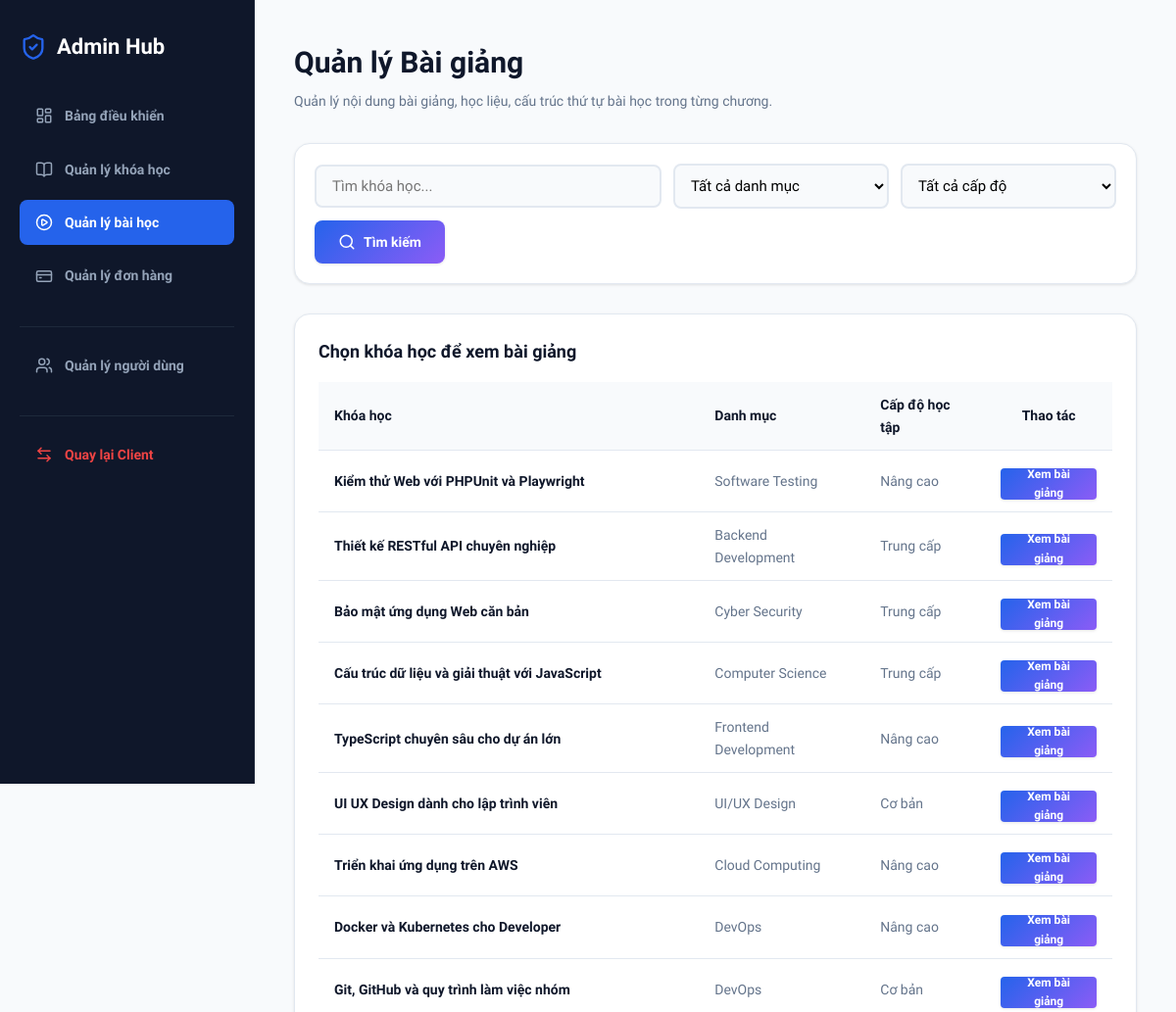
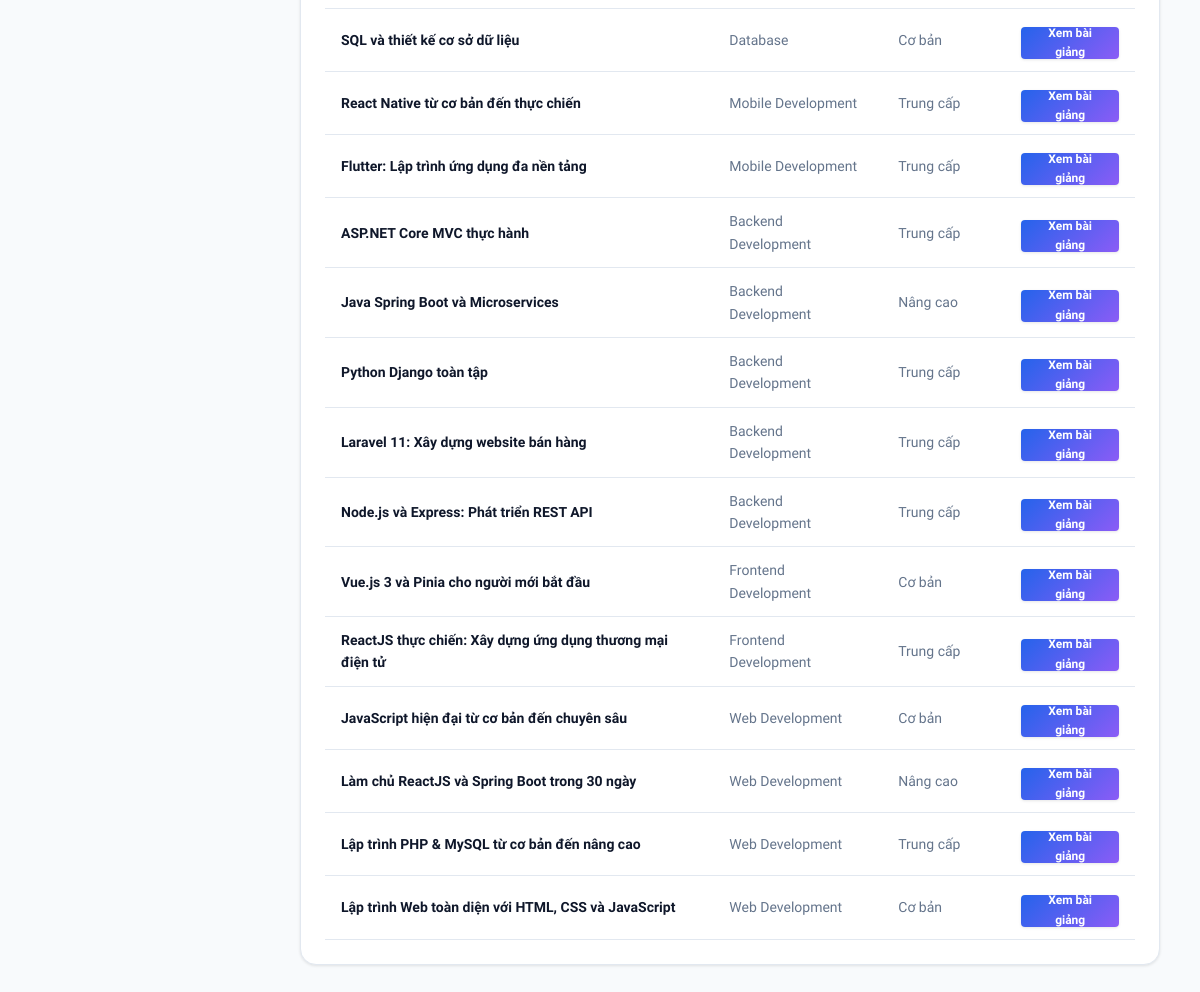
The page /admin/lessons.php (signed in) on the database its author committed (2 pictures, top to bottom).
### tables this page shows
CREATE TABLE `courses` (
  `id` int NOT NULL AUTO_INCREMENT,
  `title` varchar(200) NOT NULL,
  `slug` varchar(255) NOT NULL,
  `description` text,
  `thumbnail` text,
  `price` decimal(10,2) NOT NULL,
  `discount_price` decimal(10,2) DEFAULT NULL,
  `level` varchar(50) NOT NULL,
  `category` varchar(100) NOT NULL,
  `instructor` varchar(100) DEFAULT NULL,
  `duration` int DEFAULT NULL,
  `total_lectures` int DEFAULT NULL,
  `published` tinyint(1) DEFAULT '0',
  `enrollment_count` int DEFAULT '0',
  `rating` double DEFAULT '0',
  `rating_count` int DEFAULT '0',
  `created_at` timestamp NULL DEFAULT CURRENT_TIMESTAMP,
  `updated_at` timestamp NULL DEFAULT CURRENT_TIMESTAMP ON UPDATE CURRENT_TIMESTAMP,
  PRIMARY KEY (`id`),
  UNIQUE KEY `slug` (`slug`)
);

### admin/lessons.php (the view, shortened to what this page needs)
<?php
require_once __DIR__ . '/../config/db.php';
$action = $_GET['action'] ?? 'list';
$selected_course_id = intval($_GET['course_id'] ?? 0);
$search = trim($_GET['search'] ?? '');
$category_filter = trim($_GET['category'] ?? 'all');
$level_filter = trim($_GET['level'] ?? 'all');
$level_labels = [
    'all' => 'Tất cả cấp độ',
    'BEGINNER' => 'Cơ bản',
    'INTERMEDIATE' => 'Trung cấp',
    'ADVANCED' => 'Nâng cao',
];
$filtered_courses = [];
try {
    $all_courses = $pdo->query("SELECT id, title, category, level FROM courses ORDER BY id DESC")->fetchAll() ?: [];
    $course_sql = "SELECT id, title, category, level FROM courses";
    $course_params = [];
    $course_sql .= " ORDER BY id DESC";
    $stmt = $pdo->prepare($course_sql);
    $stmt->execute($course_params);
    $filtered_courses = $stmt->fetchAll() ?: [];
} catch (PDOException $e) {
    $error_msg = 'Không thể tải danh sách khóa học phục vụ bộ lọc.';
}
?>
<!DOCTYPE html>
<html lang="vi">
<head>
    <link rel="stylesheet" href="../assets/css/admin.css">
</head>
<body>
    <div class="admin-wrapper">
        <aside class="admin-sidebar">
            <div class="admin-sidebar-logo">
                <i data-lucide="shield-check" style="stroke: var(--primary); width: 28px; height: 28px;"></i>
                <span>Admin Hub</span>
            </div>
            <ul class="admin-menu-list">
                <li class="admin-menu-item">
                    <a href="dashboard.php">
                        <i data-lucide="layout-dashboard" style="width: 18px; height: 18px;"></i>
                        Bảng điều khiển
                    </a>
                </li>
                <li class="admin-menu-item">
                    <a href="courses.php">
                        <i data-lucide="book-open" style="width: 18px; height: 18px;"></i>
                        Quản lý khóa học
                    </a>
                </li>
                <li class="admin-menu-item active">
                    <a href="lessons.php">
                        <i data-lucide="play-circle" style="width: 18px; height: 18px;"></i>
                        Quản lý bài học
                    </a>
                </li>
                <li class="admin-menu-item">
                    <a href="orders.php">
                        <i data-lucide="credit-card" style="width: 18px; height: 18px;"></i>
                        Quản lý đơn hàng
                    </a>
                </li>
                <li class="admin-menu-item" style="margin-top: 20px; border-top: 1px solid #1e293b; padding-top: 16px;">
                    <a href="users.php">
                        <i data-lucide="users" style="width: 18px; height: 18px;"></i>
                        Quản lý người dùng
                    </a>
                </li>
                <li class="admin-menu-item" style="margin-top: 20px; border-top: 1px solid #1e293b; padding-top: 16px;">
                    <a href="../index.php" style="color: #ef4444;">
                        <i data-lucide="arrow-left-right" style="width: 18px; height: 18px;"></i>
                        Quay lại Client
                    </a>
                </li>
            </ul>
        </aside>
        <main class="admin-container">
            <div style="display: flex; justify-content: space-between; align-items: center; margin-bottom: 32px;">
                <div>
                    <h1 style="font-size: 30px; font-weight: 800; color: var(--text-main); margin-bottom: 4px;">
                        <?php
                            if ($action === 'list') echo 'Quản lý Bài giảng';
                            elseif ($action === 'add') echo 'Thêm bài học mới';
                            elseif ($action === 'edit') echo 'Sửa bài học';
                            elseif ($action === 'view') echo 'Chi tiết bài học';
                        ?>
                    </h1>
                    <p style="color: var(--text-muted); font-size: 14px;">Quản lý nội dung bài giảng, học liệu, cấu trúc thứ tự bài học trong từng chương.</p>
                </div>
            </div>
            <?php if ($action === 'list'): ?>
                <?php if ($selected_course_id <= 0): ?>
                    <?php
                        $level_labels = [
                            'all' => 'Tất cả cấp độ',
                            'BEGINNER' => 'Cơ bản',
                            'INTERMEDIATE' => 'Trung cấp',
                            'ADVANCED' => 'Nâng cao',
                        ];
                    ?>
                    <div class="admin-table-card" style="margin-bottom: 30px; padding: 20px;">
                        <form action="lessons.php" method="GET" style="display: flex; align-items: center; gap: 12px; flex-wrap: wrap;">
                            <input type="text" name="search" class="form-control" value="<?php echo htmlspecialchars($search); ?>" placeholder="Tìm khóa học..." style="height: 44px; min-width: 280px; flex: 1;">
                            <select name="category" class="form-control admin-native-filter" style="height: 44px; width: 220px;">
                                <option value="all">Tất cả danh mục</option>
                            </select>
                            <select name="level" class="form-control admin-native-filter" style="height: 44px; width: 220px;">
                                <option value="all">Tất cả cấp độ</option>
                            </select>
                            <button type="submit" class="btn btn-primary" style="height:44px;font-size:14px;border-radius:var(--radius-sm);"><i data-lucide="search" style="width:18px;height:18px;"></i> Tìm kiếm</button>
                        </form>
                    </div>
                <?php endif; ?>
                <?php if ($selected_course_id <= 0): ?>
                    <div class="admin-table-card" style="margin-bottom: 30px;">
                        <h3 style="font-size: 18px; font-weight: 800; margin-bottom: 16px;">Chọn khóa học để xem bài giảng</h3>
                        <?php if (empty($filtered_courses)): ?>
                            <p style="color: var(--text-muted); font-style: italic; text-align: center; padding: 40px 0;">Không tìm thấy khóa học phù hợp.</p>
                        <?php else: ?>
                            <table class="admin-lessons-course-table" style="width: 100%; border-collapse: collapse; text-align: left; font-size: 14px;">
                                <thead>
                                    <tr style="border-bottom: 1px solid var(--border); font-weight: 700; color: var(--text-main); background-color: var(--bg-main);">
                                        <th style="padding: 12px 16px;">Khóa học</th>
                                        <th style="padding: 12px 16px;">Danh mục</th>
                                        <th style="padding: 12px 16px;">Cấp độ học tập</th>
                                        <th style="padding: 12px 16px; text-align: center;">Thao tác</th>
                                    </tr>
                                </thead>
                                <tbody>
                                    <?php foreach ($filtered_courses as $course_option): ?>
                                        <tr style="border-bottom: 1px solid var(--border); font-weight: 500;">
                                            <td style="padding: 12px 16px;"><strong><?php echo htmlspecialchars($course_option['title']); ?></strong></td>
                                            <td style="padding: 12px 16px; color: var(--text-muted);"><?php echo htmlspecialchars($course_option['category']); ?></td>
                                            <td style="padding: 12px 16px; color: var(--text-muted);"><?php echo htmlspecialchars($level_labels[$course_option['level']] ?? $course_option['level']); ?></td>
                                            <td style="padding: 12px 16px; text-align: center;">
                                                <a href="lessons.php?course_id=<?php echo $course_option['id']; ?>&search=<?php echo urlencode($search); ?>&category=<?php echo urlencode($category_filter); ?>&level=<?php echo urlencode($level_filter); ?>" class="btn btn-primary admin-lessons-view-btn" style="height: 32px; padding: 6px 12px; font-size: 12px; border-radius: 4px;">Xem bài giảng</a>
                                            </td>
                                        </tr>
                                    <?php endforeach; ?>
                                </tbody>
                            </table>
                        <?php endif; ?>
                    </div>
                <?php endif; ?>
            <?php endif; ?>
        </main>
    </div>
</body>
</html>

### assets/css/admin.css (style rules this page uses)
.admin-wrapper { display: grid; grid-template-columns: 260px minmax(0, 1fr); min-height: 100vh; }
.admin-sidebar { background-color: #0f172a; color: #94a3b8; padding: 30px 20px; display: flex; flex-direction: column; gap: 30px; border-right: 1px solid #1e293b; position: sticky; top: 0; height: 100vh; }
.admin-sidebar-logo { font-size: 22px; font-weight: 800; color: white; display: flex; align-items: center; gap: 10px; }
.admin-menu-list { list-style: none; display: flex; flex-direction: column; gap: 8px; }
.admin-menu-item a { display: flex; align-items: center; gap: 12px; padding: 12px 16px; border-radius: var(--radius-sm); font-size: 14px; font-weight: 600; color: #94a3b8; transition: var(--transition); }
.admin-menu-item a:hover, .admin-menu-item.active a { color: white; background-color: var(--primary); }
.admin-container { background-color: #f8fafc; padding: 40px; overflow-y: auto; min-width: 0; }
.admin-table-card { background-color: white; border: 1px solid var(--border); border-radius: var(--radius-md); padding: 24px; box-shadow: var(--shadow-sm); overflow-x: auto; }
.admin-native-filter { height: 46px !important; min-height: 46px !important; padding: 10px 12px !important; line-height: 1.4 !important; }

### assets/css/style.css (style rules this page uses)
:root { --primary: #2563eb; --primary-hover: #1d4ed8; --primary-light: #eff6ff; --secondary: #8b5cf6; --secondary-hover: #7c3aed; --accent: #f59e0b; --success: #10b981; --danger: #ef4444; --bg-main: #f8fafc; --bg-card: #ffffff; --text-main: #0f172a; --text-muted: #64748b; --border: #e2e8f0; --shadow-sm: 0 1px 3px rgba(0,0,0,0.1); --shadow-md: 0 4px 6px -1px rgba(0,0,0,0.1), 0 2px 4px -2px rgba(0,0,0,0.1); --shadow-lg: 0 10px 15px -3px rgba(0, 0, 0, 0.1), 0 4px 6px -4px rgba(0, 0, 0, 0.1); --shadow-premium: 0 20px 25px -5px rgba(37, 99, 235, 0.1), 0 8px 10px -6px rgba(37, 99, 235, 0.1); --radius-sm: 8px; --radius-md: 16px; --radius-lg: 24px; --transition: all 0.3s cubic-bezier(0.4, 0, 0.2, 1); --font: 'Plus Jakarta Sans', sans-serif; }
* { margin: 0; padding: 0; box-sizing: border-box; }
html, body { font-family: var(--font); }
body { background-color: var(--bg-main); color: var(--text-main); line-height: 1.6; }
button, input, select, textarea { font: inherit; }
a { color: inherit; text-decoration: none; transition: var(--transition); }
.btn { display: inline-flex; align-items: center; justify-content: center; gap: 8px; padding: 12px 24px; border-radius: var(--radius-sm); font-weight: 700; font-size: 16px; cursor: pointer; transition: var(--transition); border: none; }
.btn-primary { background: linear-gradient(135deg, var(--primary), var(--secondary)); color: white; box-shadow: var(--shadow-sm); }
.form-control { width: 100%; padding: 12px 16px; border-radius: var(--radius-sm); border: 2px solid var(--border); background-color: var(--bg-main); font-family: var(--font); font-size: 15px; transition: var(--transition); }

### admin/lessons.php (style rules this page uses)
.admin-wrapper { display: grid; grid-template-columns: 260px 1fr; min-height: 100vh; }
.admin-sidebar { background-color: #0f172a; color: #94a3b8; padding: 30px 20px; display: flex; flex-direction: column; gap: 30px; border-right: 1px solid #1e293b; }
.admin-sidebar-logo { font-size: 22px; font-weight: 800; color: white; display: flex; align-items: center; gap: 10px; }
.admin-menu-list { list-style: none; display: flex; flex-direction: column; gap: 8px; }
.admin-menu-item a { display: flex; align-items: center; gap: 12px; padding: 12px 16px; border-radius: var(--radius-sm); font-size: 14px; font-weight: 600; color: #94a3b8; transition: var(--transition); }
.admin-menu-item a:hover, .admin-menu-item.active a { color: white; background-color: var(--primary); }
.admin-container { background-color: #f8fafc; padding: 40px; }
.admin-table-card { background-color: white; border: 1px solid var(--border); border-radius: var(--radius-md); padding: 24px; box-shadow: var(--shadow-sm); }

### rows shown on the page
courses: title "Kiểm thử Web với PHPUnit và Playwright", category "Software Testing", level "Nâng cao"
courses: title "Thiết kế RESTful API chuyên nghiệp", category "Backend Development", level "Trung cấp"
courses: title "Bảo mật ứng dụng Web căn bản", category "Cyber Security", level "Trung cấp"
courses: title "Cấu trúc dữ liệu và giải thuật với JavaScript", category "Computer Science", level "Trung cấp"
courses: title "TypeScript chuyên sâu cho dự án lớn", category "Frontend Development", level "Nâng cao"
courses: title "UI UX Design dành cho lập trình viên", category "UI/UX Design", level "Cơ bản"
courses: title "Triển khai ứng dụng trên AWS", category "Cloud Computing", level "Nâng cao"
courses: title "Docker và Kubernetes cho Developer", category "DevOps", level "Nâng cao"
courses: title "Git, GitHub và quy trình làm việc nhóm", category "DevOps", level "Cơ bản"
courses: title "SQL và thiết kế cơ sở dữ liệu", category "Database", level "Cơ bản"
courses: title "React Native từ cơ bản đến thực chiến", category "Mobile Development", level "Trung cấp"
courses: title "Flutter: Lập trình ứng dụng đa nền tảng", category "Mobile Development", level "Trung cấp"
courses: title "ASP.NET Core MVC thực hành", category "Backend Development", level "Trung cấp"
courses: title "Java Spring Boot và Microservices", category "Backend Development", level "Nâng cao"
courses: title "Python Django toàn tập", category "Backend Development", level "Trung cấp"
courses: title "Laravel 11: Xây dựng website bán hàng", category "Backend Development", level "Trung cấp"
courses: title "Node.js và Express: Phát triển REST API", category "Backend Development", level "Trung cấp"
courses: title "Vue.js 3 và Pinia cho người mới bắt đầu", category "Frontend Development", level "Cơ bản"
courses: title "ReactJS thực chiến: Xây dựng ứng dụng thương mại điện tử", category "Frontend Development", level "Trung cấp"
courses: title "JavaScript hiện đại từ cơ bản đến chuyên sâu", category "Web Development", level "Cơ bản"
courses: title "Làm chủ ReactJS và Spring Boot trong 30 ngày", category "Web Development", level "Nâng cao", $course_option['id'] 3 (drawn)
courses: title "Lập trình PHP & MySQL từ cơ bản đến nâng cao", category "Web Development", level "Trung cấp"
courses: title "Lập trình Web toàn diện với HTML, CSS và JavaScript", category "Web Development", level "Cơ bản"
